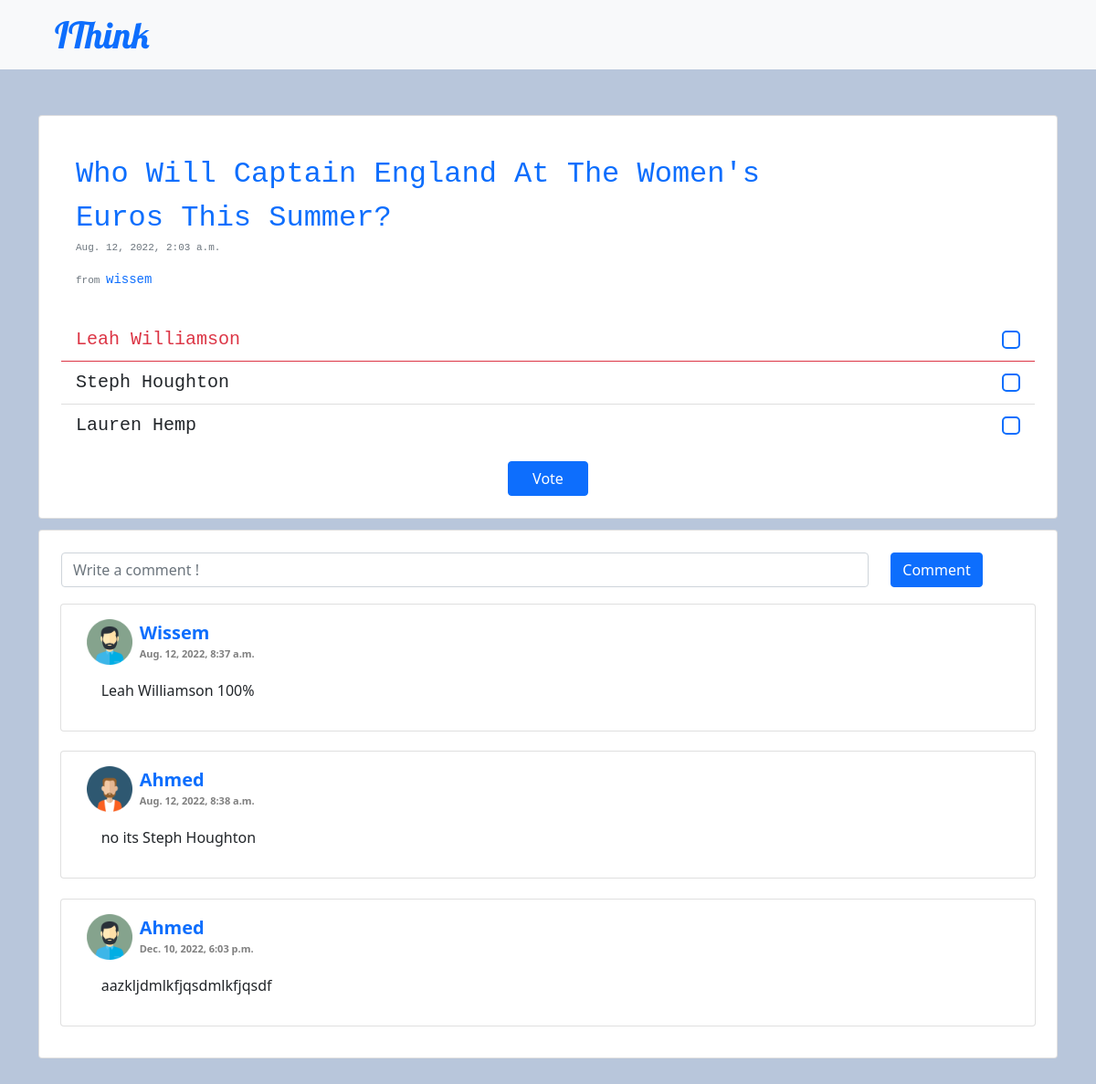
/poll/164, run on the app's committed database.
### polls/models.py (models this page shows, shortened)
class poll(models.Model):
    genres = (
        ('p', 'politics'),
        ('s', 'sports'),
        ('g', 'gaming'),
        ('h', 'health'),
        ('m', 'music'),
    )
    status = (
        ('approved', 'approved'),
        ('pending', 'pending'),
        ('disapproved', 'disapproved')
    )
    creator = models.CharField(max_length=30)
    status = models.CharField(
        max_length=11, choices=status, default="pending")
    question = models.CharField(max_length=200)
    genre = models.CharField(max_length=10, choices=genres)
    answer1 = models.CharField(max_length=200, blank=True, null=True)
    count1 = models.IntegerField(default=0)
    answer2 = models.CharField(max_length=200, blank=True, null=True)
    count2 = models.IntegerField(default=0)
    answer3 = models.CharField(max_length=200, blank=True, null=True)
    count3 = models.IntegerField(default=0)
    answer4 = models.CharField(max_length=200, blank=True, null=True)
    count4 = models.IntegerField(default=0)
    answer5 = models.CharField(max_length=200, blank=True, null=True)
    count5 = models.IntegerField(default=0)
    answer6 = models.CharField(max_length=200, blank=True, null=True)
    count6 = models.IntegerField(default=0)
    created_time = models.DateTimeField(default=timezone.now)

class poll_comment(models.Model):
    user = models.ForeignKey(
        user, on_delete=models.CASCADE, related_name="comments_polls")
    poll = models.ForeignKey(poll, on_delete=models.CASCADE)
    comment_str = models.CharField(max_length=300, default="empty")
    date = models.DateTimeField(default=timezone.now)
    edited = models.BooleanField(default=False)
    class Meta:
        managed = True

class user(models.Model):
    genders = (
        ('m', 'male'),
        ('f', 'female'),
    )
    profile_picture_numbers = (
        ("['1']", '1'),
        ("['2']", '2'),
        ("['3']", '3'),
        ("['4']", '4'),
        ("['5']", '5'),
        ("['6']", '6'),
    )
    user = models.OneToOneField(User, on_delete=models.CASCADE, unique=True)
    username = models.CharField(max_length=30)
    gender = models.CharField(max_length=6, choices=genders)
    started_date = models.DateTimeField(default=timezone.now)
    email = models.EmailField(max_length=255, unique=True)
    profile_picture_number = models.CharField(
        max_length=10, choices=profile_picture_numbers)
    cover_picture_number = models.IntegerField(default=3)
    USERNAME_FIELD = "email"
    def __str__(self):
        return self.username

### polls/views.py (the view, shortened to what this page needs)
# urls.py: path('poll/<int:pk>', vote, name="poll_vote"),
def vote(request, pk):
    polll = poll.objects.get(id=pk)
    if polll.status in ["disapproved", "pending"] and (polll.creator == str(request.user) or request.user.groups.get == "staff"):
        messages.success(request, f"{polll.status.title()} !")
    context = {
        'polls': polll
    }
    comments = poll_comment.objects.filter(
        poll=poll.objects.get(id=pk))
    if len(comments) > 3:
        context["comments"] = comments[:3]
        context["show_more"] = True
    else:
        context["comments"] = comments
        context["show_more"] = False
    voted_polls = voted.objects.filter(poll=187)
    choices = {
        "1": 0,
        "2": 0,
        "3": 0,
        "4": 0,
        "5": 0,
        "6": 0,
    }
    for i in voted_polls:
        choices[str(i.choice)] += 1
    context["max_choice"] = int(max(choices, key=choices.get))
    return render(request, 'polls/pollVote.html', context)

### templates/polls/pollVote.html (shortened to what this page needs)
<!DOCTYPE html>
<html lang="en">
  <head>
    <link
      href="https://cdn.jsdelivr.net/npm/bootstrap@5.1.3/dist/css/bootstrap.min.css"
      rel="stylesheet"
    />
    {% extends "main.html" %}
    {% load static %}
    {% block content %}
      <div class="container">
        <div class="card p-4">
          <div class="font-monospace p-3 fs-2 text-primary" style="background-color:white">
            <div class="row">
              <div class="col-md-10" >
                <div class="" >
                  {{polls.question|title}}
                </div>
                <p class="text-secondary" style="font-size: 11px;">
                  {{ polls.created_time }}
                </p>
                <p class="text-secondary" style="font-size: 11px;">
                  from  <a href="{% url "profile" polls.creator  %}" class="text-decoration-none" style="font-size: 14px;" >{{ polls.creator }}</a>
                </p>
              </div>
              <div class="col" >
              </div>
            </div>
          </div>
          <form method="POST">
            <ul class="list-group list-group-flush fs-5">
              {% if polls.answer1 != None %}
                {% if max_choice == 1 %}
              <div class="list-group-item font-monospace d-flex flex-row border-danger">
                <div class="text-danger" style="width:80%;">
                {% else %}
              <div class="list-group-item font-monospace d-flex flex-row">
                <div style="width:80%;">
                {% endif %}
                  {{ polls.answer1 }}
                </div>
                <div style="width:20%">
                  <input class="form-check-input float-end border-2 border-primary" type="checkbox" name="answer" value="answer1" >
                </div>
              </div>
              {% endif %}
              {% if polls.answer2 != None %}
              {% if max_choice == 2 %}
              <div class="list-group-item font-monospace d-flex flex-row border-danger">
                <div class="text-danger" style="width:80%;">
                {% else %}
              <div class="list-group-item font-monospace d-flex flex-row">
                <div style="width:80%;">
                {% endif %}
                  {{ polls.answer2 }}
                </div>
                <div style="width:20%">
                  <input class="form-check-input float-end border-2 border-primary" type="checkbox" name="answer" value="answer2" >
                </div>
              </div>
              {% endif %}
              {% if polls.answer3 != None %}
              {% if max_choice == 3 %}
              <div class="list-group-item font-monospace d-flex flex-row border-danger">
                <div class="text-danger" style="width:80%;">
                {% else %}
              <div class="list-group-item font-monospace d-flex flex-row">
                <div style="width:80%;">
                {% endif %}
                  {{ polls.answer3 }}
                </div>
                <div style="width:20%">
                  <input class="form-check-input float-end border-2 border-primary" type="checkbox" name="answer" value="answer3" >
                </div>
              </div>
              {% endif %}
            </ul>
            <div class="d-grid col-1 mx-auto">
              <button type="submit" class="btn btn-primary mt-3" name="vote" >Vote</button>
            </div>
          </form>
        </div>
      </div>
      <div class="container" style="margin-top:1%" >
        <div class="card p-4">
          <form method="POST">
            <div class="row mb-2">
              <div class="col-10">
                <input type="text" class="form-control" placeholder="Write a comment !" name="comment" rows="1" ></input>
              </div>
              <div class="col" style="">
                <button type="submit" class="btn btn-primary" name="comment" >Comment</button>
              </div>
            </div>
          </form>
          {% for comment in comments %}
            <div class="row" style="padding:1%">
              <div class="card">
                <div class="card-body">
                  <div class="d-flex justify-content-between">
                    <div class="d-flex flex-row align-items-center">
                      {% if comment.user.profile_picture_number == "['1']" %}
                        <img src="{% static 'images\avatars\men_avatar_1.png' %}" alt="avatar" width="50" height="50" />
                      {% elif comment.user.profile_picture_number == "['2']" %}
                        <img src="{% static 'images\avatars\men_avatar_2.png' %}" alt="avatar" width="50" height="50" />
                      {% elif comment.user.profile_picture_number == "['3']" %}
                        <img src="{% static 'images\avatars\men_avatar_3.png' %}" alt="avatar" width="50" height="50" />
                      {% elif comment.user.profile_picture_number == "['4']" %}
                        <img src="{% static 'images\avatars\women_avatar_1.png' %}" alt="avatar" width="50" height="50" />
                      {% elif comment.user.profile_picture_number == "['5']" %}
                        <img src="{% static 'images\avatars\women_avatar_2.png' %}" alt="avatar" width="50" height="50" />
                      {% elif comment.user.profile_picture_number == "['6']" %}
                        <img src="{% static 'images\avatars\women_avatar_3.png' %}" alt="avatar" width="50" height="50" />
                      {% endif %}
                      <a href="{% url "profile" comment.user %}"class="small mb-0 ms-2 text-primary fw-bold fs-5 lh-1 text-decoration-none">{{comment.user|title}} <br> <span style="font-size:11px;color:gray;">{{ comment.date }}</span></a>
                    </div>
                  </div>
                  <p class="mt-3 ms-3">{{ comment.comment_str }}</p>
                </div>
              </div>
            </div>
            {% endfor %}
          </div>
        </div>
      <div class="" style="height:50px">
      </div>
      {% endblock content %}

### static/css/styles.css (style rules this page uses)
body { background-color: #b8c6db; }
.container { margin-top: 50px; box-shadow: 0 0 10px 12px rbga(100, 100, 100, 0.1); border-radius: 10px; }

### data on the page
poll: question "Who Will Captain England At The Women's Euros This Summer?", created_time "Aug. 12, 2022, 2:03 a.m.", creator "wissem", answer1 "Leah Williamson", answer2 "Steph Houghton", answer3 "Lauren Hemp"
poll_comment: user "Wissem", date "Aug. 12, 2022, 8:37 a.m.", comment_str "Leah Williamson 100%"
poll_comment: user "Ahmed", date "Aug. 12, 2022, 8:38 a.m.", comment_str "no its Steph Houghton"
poll_comment: user "Ahmed", date "Dec. 10, 2022, 6:03 p.m.", comment_str "aazkljdmlkfjqsdmlkfjqsdf"
